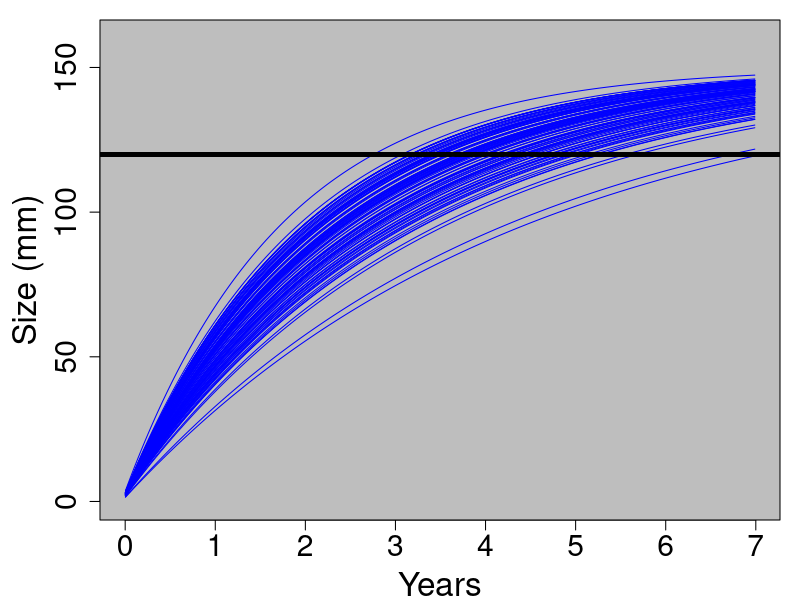

Here is the R script that generated this plot:
#==================================================================================================#
# Script created by Mark Christie, contact at Redpath.Christie@gmail.com
# Script created in version R 3.3.1
# This script:  Generates model output for Lampre Resistance project
# Usage notes: Set all parameters below and then source this file
#==================================================================================================#
# Set working directory and output directory
# Directory where model.R and 'source' folder reside

#Von Bert growth funcion!

e <- exp(1)
L = 150    # maximum size
K = 0.0011   # controls shape of the curve
K.sd <- 0.0002
tzero = -15   # size at age 0; shifts curves along x axis
years <- 7

#adults
#L = 800    # maximum size
#K = 0.002   # controls shape of the curve
#K.sd <- 0.0001
#tzero = -15   # size at age 0; shifts curves along x axis
#years <- 6


days     <- seq(from = 1, to = (365*years), by = 10)
k.values <- rnorm(100, K, K.sd)

#note that this is slow, but in model will only have to solve for a single uear (consider using apply)
OUT <- NULL
for(K in k.values){
  for(t in days){
    y   <- L * (1-e^(-K * (t-tzero)))
    out <- cbind(K, t, y)
    OUT <- rbind(OUT, out)
  }
}

par(mar = c(4,5,1,1))
plot(-10, -10, xlim = c(0, max(days)/365), ylim = c(0, L + 10), xlab = "Years", ylab = "Size (mm)", cex.axis=1.8, cex.lab=2)
rect(par("usr")[1],par("usr")[3],par("usr")[2],par("usr")[4],col = "gray") 
for(n in unique(OUT[, 1])){
  dat <- OUT[OUT[, 1] == n, ] 
  lines(dat[, 2]/365, dat[, 3], col = "blue")
  abline(h=120, lwd=4)
  abline(h=450, cex=2)  # 450 is from Fig. 3 of Hansen 2016
}

